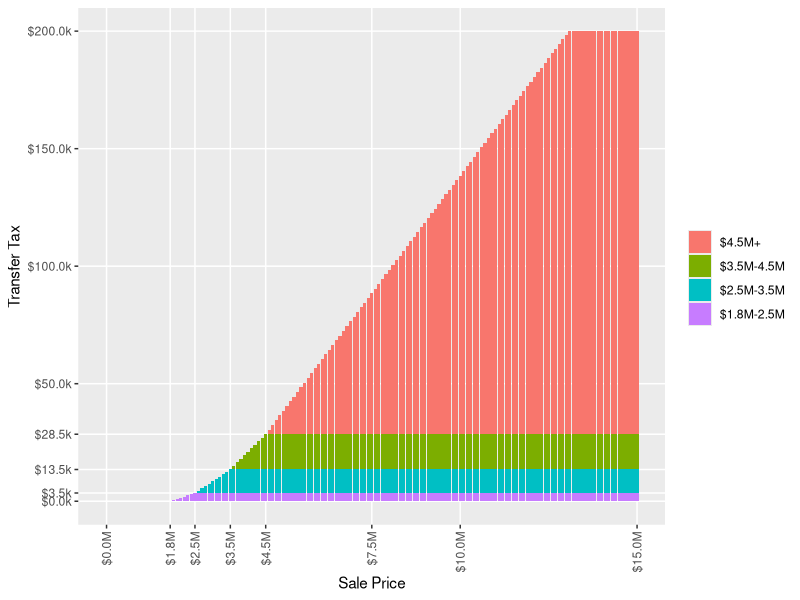

Generate this figure with R:
library(ggplot2)

sale_price <- seq(0, 15e6, 100000)
# 2) The rate of the tax shall be one-half of one percent (0.5%) (five dollars
# ($5.00) for each one thousand dollars ($1,000.00) or fractional part thereof)
# for the value of consideration for property paid in excess of one million
# eight-hundred thousand dollars $1,800,000 but less than two million
# five-hundred thousand dollars($2,500,000.00).
tier2_fn <- function(x) {
  0.005 * min(2.5e6-1.8e6, max(0, x - 1.8e6))
}
tier2 <- sapply(sale_price, tier2_fn)

# (3) The rate of the tax shall be one percent (1%) (ten dollars ($10.00) for
# each one thousand dollars ($1,000.00)or fractional part thereof) for the
# value of the consideration for property conveyed in excess of two million
# five-hundred thousand dollars ($2,500,000) but less than three million
# five-hundred thousand dollars ($3,500,000).
tier3_fn <- function(x) {
  0.01 * min(3.5e6-2.5e6, max(0, x - 2.5e6))
}
tier3 <- sapply(sale_price, tier3_fn)


# (4) The rate of the tax shall be one and one-half percent (1.50%) (fifteen
# dollars ($15.00) for each one thousand dollars ($1,000.00) or fractional part
# thereof) for the value of the consideration for property conveyed in excess
# of three million five-hundred dollars ($3,500,000) but less than four million
# five-hundred thousand dollars($4,500,000).
tier4_fn <- function(x) {
  0.015 * min(4.5e6-3.5e6, max(0, x - 3.5e6))
}
tier4 <- sapply(sale_price, tier4_fn)
                
# (5) The rate of the tax shall be two percent (2.00%) (twenty dollars ($20.00)
# for each one thousand dollars ($1,000.00) or fractional part thereof) for the
# value of the consideration for property conveyed in excess of four million
# five-hundred thousand dollars ($4,500,000) provided, however, that the
# maximum amount of tax paid on any taxable transaction shall not exceed two
# hundred thousand dollars ($200,000).
cap_value <- 2e5 - max(tier2) - max(tier3) - max(tier4)
tier5_fn <- function(x) {
  min(cap_value, 0.02 * max(0, x - 4.5e6))
}
tier5 <- sapply(sale_price, tier5_fn)
                
df <- data.frame(
  sale_price = rep(sale_price,4),
  tier = c(rep("tier2", length(tier2)), rep("tier3", length(tier3)), rep("tier4", length(tier4)), rep("tier5", length(tier5))),
  transfer_tax = c(tier2, tier3, tier4, tier5)
)
df$tier <- factor(df$tier, levels=c("tier5", "tier4", "tier3", "tier2"))
x_ticks <- c(0, 1.8e6, 2.5e6, 3.5e6, 4.5e6, 7.5e6, 10e6, 15e6)
y_ticks <- c(0, max(tier2), max(tier2+tier3), max(tier2+tier3+tier4), 50000, 100000, 150000, 200000)
# Create the stacked barplot with a numeric x-axis
p <- ggplot(df, aes(x = sale_price, y = transfer_tax, fill=tier)) +
  xlab("Sale Price") + ylab("Transfer Tax") +
  theme(axis.text.x = element_text(angle = 90, vjust = 0.5, hjust=1)) +
  geom_bar(stat="identity", position="stack") +
  scale_x_continuous(labels = function(x) sprintf("$%1.1fM", x / 1e6), breaks=x_ticks, minor_breaks=c(0, 15e6)) +
  scale_y_continuous(labels = function(y) sprintf("$%1.1fk", y / 1e3), breaks=y_ticks, minor_breaks=c(0, 200000)) +
  scale_fill_hue(name="", labels=c("$4.5M+", "$3.5M-4.5M", "$2.5M-3.5M", "$1.8M-2.5M"))

print(p)
